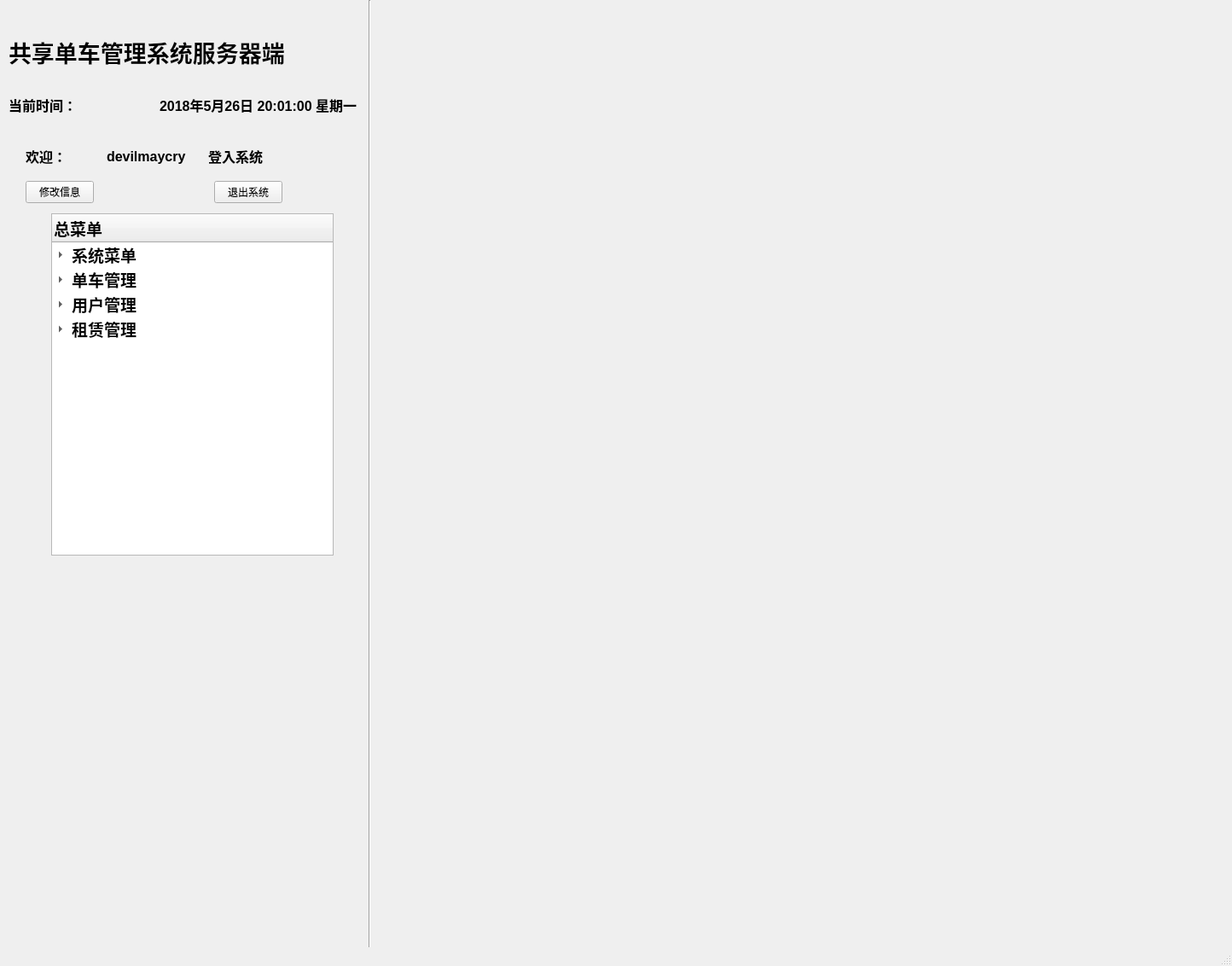
<?xml version="1.0" encoding="UTF-8"?>
<ui version="4.0">
 <class>MainWindow</class>
 <widget class="QMainWindow" name="MainWindow">
  <property name="geometry">
   <rect>
    <x>0</x>
    <y>0</y>
    <width>1444</width>
    <height>1132</height>
   </rect>
  </property>
  <property name="windowTitle">
   <string>MainWindow</string>
  </property>
  <widget class="QWidget" name="centralwidget">
   <widget class="QLabel" name="label">
    <property name="geometry">
     <rect>
      <x>10</x>
      <y>20</y>
      <width>421</width>
      <height>81</height>
     </rect>
    </property>
    <property name="font">
     <font>
      <family>Arial</family>
      <pointsize>20</pointsize>
      <weight>75</weight>
      <bold>true</bold>
     </font>
    </property>
    <property name="text">
     <string>共享单车管理系统服务器端</string>
    </property>
   </widget>
   <widget class="Line" name="line">
    <property name="geometry">
     <rect>
      <x>423</x>
      <y>0</y>
      <width>20</width>
      <height>1111</height>
     </rect>
    </property>
    <property name="orientation">
     <enum>Qt::Vertical</enum>
    </property>
   </widget>
   <widget class="QWidget" name="layoutWidget">
    <property name="geometry">
     <rect>
      <x>10</x>
      <y>110</y>
      <width>409</width>
      <height>26</height>
     </rect>
    </property>
    <layout class="QHBoxLayout" name="horizontalLayout">
     <item>
      <widget class="QLabel" name="label_2">
       <property name="font">
        <font>
         <family>Arial</family>
         <pointsize>12</pointsize>
         <weight>75</weight>
         <bold>true</bold>
        </font>
       </property>
       <property name="text">
        <string>当前时间：</string>
       </property>
      </widget>
     </item>
     <item>
      <widget class="QLabel" name="label_3">
       <property name="font">
        <font>
         <family>Arial</family>
         <pointsize>12</pointsize>
         <weight>75</weight>
         <bold>true</bold>
        </font>
       </property>
       <property name="text">
        <string>2018年5月26日 20:01:00 星期一</string>
       </property>
      </widget>
     </item>
    </layout>
   </widget>
   <widget class="QTreeWidget" name="treeWidget">
    <property name="geometry">
     <rect>
      <x>60</x>
      <y>250</y>
      <width>331</width>
      <height>401</height>
     </rect>
    </property>
    <column>
     <property name="text">
      <string>总菜单</string>
     </property>
     <property name="font">
      <font>
       <family>Arial</family>
       <pointsize>14</pointsize>
       <weight>75</weight>
       <bold>true</bold>
      </font>
     </property>
    </column>
    <item>
     <property name="text">
      <string>系统菜单</string>
     </property>
     <property name="font">
      <font>
       <family>Arial</family>
       <pointsize>14</pointsize>
       <weight>75</weight>
       <bold>true</bold>
      </font>
     </property>
     <item>
      <property name="text">
       <string>按管理员号查询</string>
      </property>
      <property name="font">
       <font>
        <family>Arial</family>
        <pointsize>14</pointsize>
        <weight>75</weight>
        <bold>true</bold>
       </font>
      </property>
     </item>
     <item>
      <property name="text">
       <string>按管理员名查询</string>
      </property>
      <property name="font">
       <font>
        <family>Arial</family>
        <pointsize>14</pointsize>
        <weight>75</weight>
        <bold>true</bold>
       </font>
      </property>
     </item>
     <item>
      <property name="text">
       <string>增加管理员</string>
      </property>
      <property name="font">
       <font>
        <family>Arial</family>
        <pointsize>14</pointsize>
        <weight>75</weight>
        <bold>true</bold>
       </font>
      </property>
     </item>
     <item>
      <property name="text">
       <string>管理员信息管理</string>
      </property>
      <property name="font">
       <font>
        <family>Arial</family>
        <pointsize>14</pointsize>
        <weight>75</weight>
        <bold>true</bold>
       </font>
      </property>
     </item>
    </item>
    <item>
     <property name="text">
      <string>单车管理</string>
     </property>
     <property name="font">
      <font>
       <family>Arial</family>
       <pointsize>14</pointsize>
       <weight>75</weight>
       <bold>true</bold>
      </font>
     </property>
     <item>
      <property name="text">
       <string>按单车号查询</string>
      </property>
      <property name="font">
       <font>
        <family>Arial</family>
        <pointsize>14</pointsize>
        <weight>75</weight>
        <bold>true</bold>
       </font>
      </property>
     </item>
     <item>
      <property name="text">
       <string>增加单车</string>
      </property>
      <property name="font">
       <font>
        <family>Arial</family>
        <pointsize>14</pointsize>
        <weight>75</weight>
        <bold>true</bold>
       </font>
      </property>
     </item>
     <item>
      <property name="text">
       <string>单车信息管理</string>
      </property>
      <property name="font">
       <font>
        <family>Arial</family>
        <pointsize>14</pointsize>
        <weight>75</weight>
        <bold>true</bold>
       </font>
      </property>
     </item>
    </item>
    <item>
     <property name="text">
      <string>用户管理</string>
     </property>
     <property name="font">
      <font>
       <family>Arial</family>
       <pointsize>14</pointsize>
       <weight>75</weight>
       <bold>true</bold>
      </font>
     </property>
     <item>
      <property name="text">
       <string>用户信息按号查询</string>
      </property>
      <property name="font">
       <font>
        <family>Arial</family>
        <pointsize>14</pointsize>
        <weight>75</weight>
        <bold>true</bold>
       </font>
      </property>
     </item>
     <item>
      <property name="text">
       <string>用户信息按名查询</string>
      </property>
      <property name="font">
       <font>
        <family>Arial</family>
        <pointsize>14</pointsize>
        <weight>75</weight>
        <bold>true</bold>
       </font>
      </property>
     </item>
     <item>
      <property name="text">
       <string>增加用户</string>
      </property>
      <property name="font">
       <font>
        <family>Arial</family>
        <pointsize>14</pointsize>
        <weight>75</weight>
        <bold>true</bold>
       </font>
      </property>
     </item>
     <item>
      <property name="text">
       <string>用户信息管理</string>
      </property>
      <property name="font">
       <font>
        <family>Arial</family>
        <pointsize>14</pointsize>
        <weight>75</weight>
        <bold>true</bold>
       </font>
      </property>
     </item>
    </item>
    <item>
     <property name="text">
      <string>租赁管理</string>
     </property>
     <property name="font">
      <font>
       <family>Arial</family>
       <pointsize>14</pointsize>
       <weight>75</weight>
       <bold>true</bold>
      </font>
     </property>
     <item>
      <property name="text">
       <string>按订单号查询</string>
      </property>
      <property name="font">
       <font>
        <family>Arial</family>
        <pointsize>14</pointsize>
        <weight>75</weight>
        <bold>true</bold>
       </font>
      </property>
     </item>
     <item>
      <property name="text">
       <string>增加租赁关系</string>
      </property>
      <property name="font">
       <font>
        <family>Arial</family>
        <pointsize>14</pointsize>
        <weight>75</weight>
        <bold>true</bold>
       </font>
      </property>
     </item>
     <item>
      <property name="text">
       <string>租赁信息管理</string>
      </property>
      <property name="font">
       <font>
        <family>Arial</family>
        <pointsize>14</pointsize>
        <weight>75</weight>
        <bold>true</bold>
       </font>
      </property>
     </item>
    </item>
   </widget>
   <widget class="QWidget" name="layoutWidget">
    <property name="geometry">
     <rect>
      <x>30</x>
      <y>170</y>
      <width>303</width>
      <height>26</height>
     </rect>
    </property>
    <layout class="QHBoxLayout" name="horizontalLayout_2">
     <item>
      <widget class="QLabel" name="label_4">
       <property name="font">
        <font>
         <family>Arial</family>
         <pointsize>12</pointsize>
         <weight>75</weight>
         <bold>true</bold>
        </font>
       </property>
       <property name="text">
        <string>欢迎：</string>
       </property>
      </widget>
     </item>
     <item>
      <widget class="QLabel" name="label_5">
       <property name="font">
        <font>
         <family>Arial</family>
         <pointsize>12</pointsize>
         <weight>75</weight>
         <bold>true</bold>
        </font>
       </property>
       <property name="text">
        <string>devilmaycry</string>
       </property>
      </widget>
     </item>
     <item>
      <spacer name="verticalSpacer">
       <property name="orientation">
        <enum>Qt::Vertical</enum>
       </property>
       <property name="sizeHint" stdset="0">
        <size>
         <width>20</width>
         <height>40</height>
        </size>
       </property>
      </spacer>
     </item>
     <item>
      <widget class="QLabel" name="label_6">
       <property name="font">
        <font>
         <family>Arial</family>
         <pointsize>12</pointsize>
         <weight>75</weight>
         <bold>true</bold>
        </font>
       </property>
       <property name="text">
        <string>登入系统</string>
       </property>
      </widget>
     </item>
    </layout>
   </widget>
   <widget class="QWidget" name="layoutWidget">
    <property name="geometry">
     <rect>
      <x>30</x>
      <y>210</y>
      <width>301</width>
      <height>30</height>
     </rect>
    </property>
    <layout class="QHBoxLayout" name="horizontalLayout_3">
     <item>
      <widget class="QPushButton" name="pushButton">
       <property name="text">
        <string>修改信息</string>
       </property>
      </widget>
     </item>
     <item>
      <spacer name="horizontalSpacer">
       <property name="orientation">
        <enum>Qt::Horizontal</enum>
       </property>
       <property name="sizeHint" stdset="0">
        <size>
         <width>40</width>
         <height>20</height>
        </size>
       </property>
      </spacer>
     </item>
     <item>
      <widget class="QPushButton" name="pushButton_2">
       <property name="text">
        <string>退出系统</string>
       </property>
      </widget>
     </item>
    </layout>
   </widget>
   <widget class="QWidget" name="gridLayoutWidget">
    <property name="geometry">
     <rect>
      <x>439</x>
      <y>9</y>
      <width>991</width>
      <height>961</height>
     </rect>
    </property>
    <layout class="QGridLayout" name="gridLayout"/>
   </widget>
  </widget>
  <widget class="QMenuBar" name="menubar">
   <property name="geometry">
    <rect>
     <x>0</x>
     <y>0</y>
     <width>1444</width>
     <height>26</height>
    </rect>
   </property>
  </widget>
  <widget class="QStatusBar" name="statusbar"/>
 </widget>
 <resources/>
 <connections/>
</ui>
